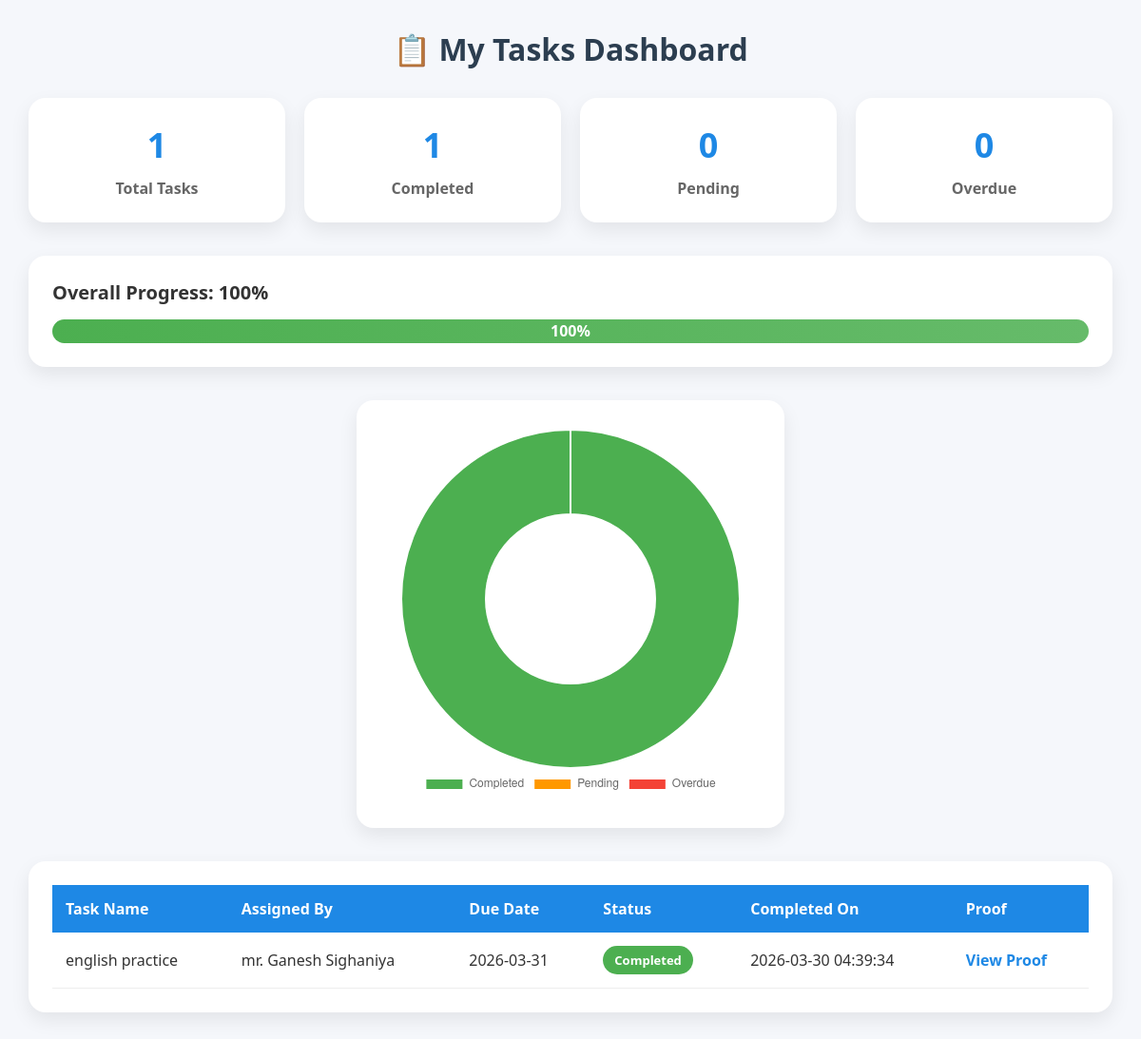
Page /view_tasks (signed in) on the earlier database version.
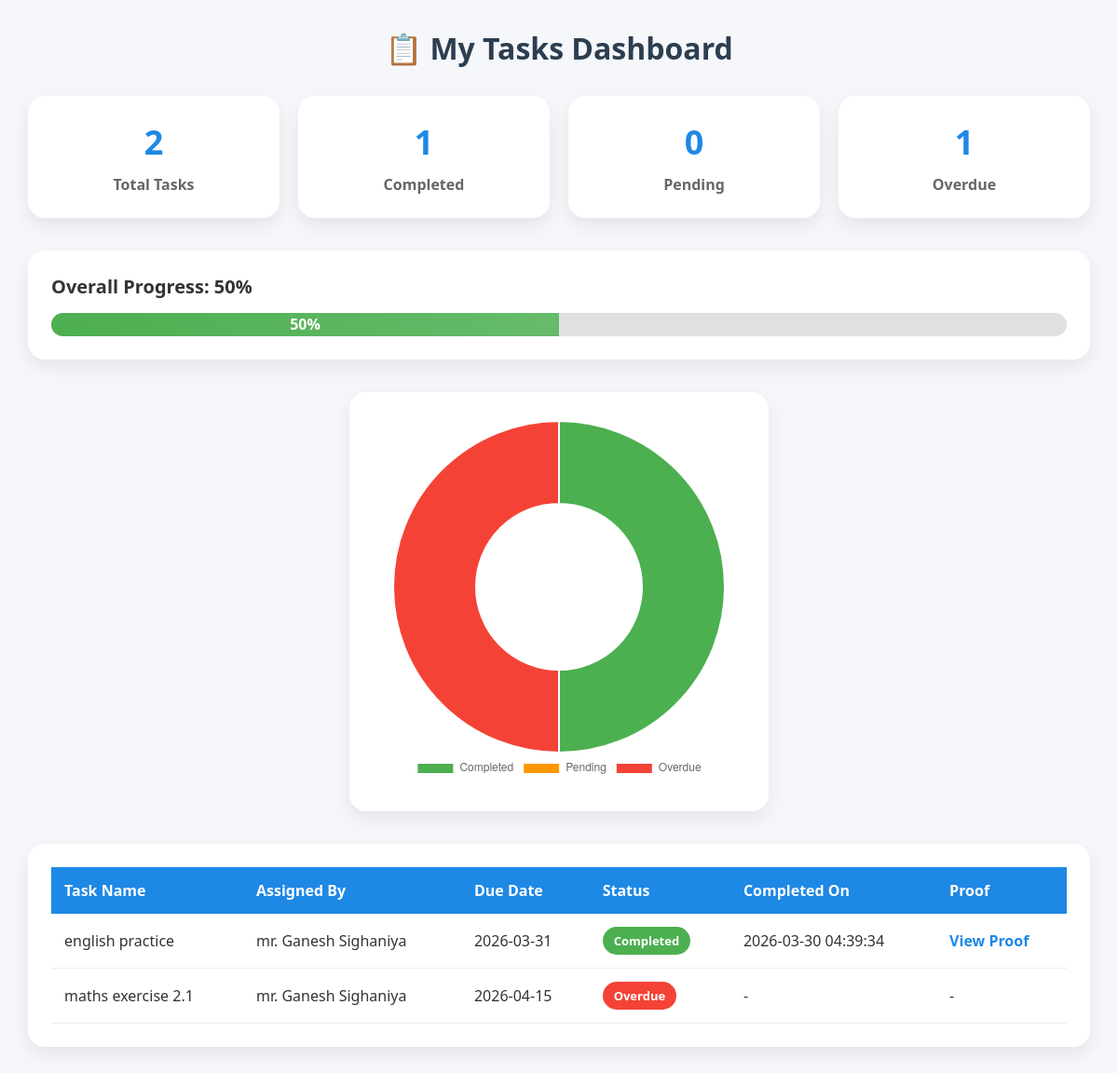
Same page on the later database version.
### tables this page shows
CREATE TABLE child_task_status(
    id INTEGER PRIMARY KEY AUTOINCREMENT,
    task_id INTEGER,
    child_id INTEGER,
    completed INTEGER DEFAULT 0,
    proof_image TEXT,
    completed_time TIMESTAMP DEFAULT CURRENT_TIMESTAMP
);

CREATE TABLE tasks(
    id INTEGER PRIMARY KEY AUTOINCREMENT,
    child_id INTEGER,
    task_name TEXT,
    assigned_by TEXT,
    due_date TEXT
);

### app.py (the view)
@app.route("/view_tasks")
def view_tasks():
    if session.get("role") != "child":
        return redirect("/")
    conn = get_db_connection()
    child = conn.execute(
        "SELECT child_id FROM child WHERE user_id = ?",
        (session["user_id"],)
    ).fetchone()
    if not child:
        conn.close()
        return "Child not found"
    child_id = child["child_id"]
    tasks = conn.execute("""
        SELECT
            t.id,
            t.task_name,
            t.assigned_by,
            t.due_date,
            COALESCE(cts.completed, 0) AS completed,
            cts.proof_image,
            cts.completed_time
        FROM tasks t
        LEFT JOIN child_task_status cts
            ON t.id = cts.task_id
           AND cts.child_id = ?
        WHERE t.child_id = ?
        ORDER BY t.due_date ASC
    """, (child_id, child_id)).fetchall()
    conn.close()
    from datetime import datetime
    today = datetime.now().date()
    current_date = today.strftime("%Y-%m-%d")
    total_tasks = len(tasks)
    completed_tasks = 0
    pending_tasks = 0
    overdue_tasks = 0
    for task in tasks:
        if task["completed"] == 1:
            completed_tasks += 1
        else:
            try:
                due_date = datetime.strptime(
                    task["due_date"], "%Y-%m-%d"
                ).date()
                if due_date < today:
                    overdue_tasks += 1
                else:
                    pending_tasks += 1
            except:
                pending_tasks += 1
    if total_tasks > 0:
        overall_progress = int(
            (completed_tasks / total_tasks) * 100
        )
    else:
        overall_progress = 0
    return render_template(
        "view_task.html",
        tasks=tasks,
        total_tasks=total_tasks,
        completed_tasks=completed_tasks,
        pending_tasks=pending_tasks,
        overdue_tasks=overdue_tasks,
        overall_progress=overall_progress,
        current_date=current_date
    )

### app.py (called while the page is built)
def get_db_connection():
    conn = sqlite3.connect("database.db")
    conn.row_factory = sqlite3.Row
    return conn

### templates/view_task.html (shortened to what this page needs)
<!DOCTYPE html>
<html lang="en">
<head>
</head>
<body>
<div class="container">
    <h1>📋 My Tasks Dashboard</h1>
    <div class="summary">
        <div class="card">
            <h2>{{ total_tasks }}</h2>
            <p>Total Tasks</p>
        </div>
        <div class="card">
            <h2>{{ completed_tasks }}</h2>
            <p>Completed</p>
        </div>
        <div class="card">
            <h2>{{ pending_tasks }}</h2>
            <p>Pending</p>
        </div>
        <div class="card">
            <h2>{{ overdue_tasks }}</h2>
            <p>Overdue</p>
        </div>
    </div>
    <div class="progress-section">
        <div class="progress-title">
            Overall Progress: {{ overall_progress }}%
        </div>
        <div class="progress-bar">
            <div class="progress-fill" style="width: {{ overall_progress }}%;">
                {{ overall_progress }}%
            </div>
        </div>
    </div>
    <div class="chart-container">
        <canvas id="taskChart"></canvas>
    </div>
    <div class="table-container">
        {% if tasks %}
        <table>
            <thead>
                <tr>
                    <th>Task Name</th>
                    <th>Assigned By</th>
                    <th>Due Date</th>
                    <th>Status</th>
                    <th>Completed On</th>
                    <th>Proof</th>
                </tr>
            </thead>
            <tbody>
    {% for task in tasks %}
        {% set status = "Pending" %}
        {% set status_class = "pending" %}
        {% if task['completed'] == 1 %}
            {% set status = "Completed" %}
            {% set status_class = "completed" %}
        {% elif task['due_date'] and task['due_date'] < current_date %}
            {% set status = "Overdue" %}
            {% set status_class = "overdue" %}
        {% endif %}
        <tr>
            <td>{{ task['task_name'] }}</td>
            <td>{{ task['assigned_by'] }}</td>
            <td>{{ task['due_date'] }}</td>
            <td>
                <span class="status {{ status_class }}">
                    {{ status }}
                </span>
            </td>
            <td>
                {% if task['completed_time'] %}
                    {{ task['completed_time'] }}
                {% else %}
                    -
                {% endif %}
            </td>
            <td>
                {% if task['proof_image'] %}
                    <a href="{{ url_for('static',
                        filename='uploads/' + task['proof_image']) }}"
                       target="_blank"
                       class="proof-link">
                        View Proof
                    </a>
                {% else %}
                    -
                {% endif %}
            </td>
        </tr>
    {% endfor %}
</tbody>
        </table>
        {% else %}
            <div class="no-tasks">No tasks assigned yet.</div>
        {% endif %}
    </div>
</div>
<script>
const ctx = document.getElementById('taskChart').getContext('2d');
new Chart(ctx, {
    type: 'doughnut',
    data: {
        labels: ['Completed', 'Pending', 'Overdue'],
        datasets: [{
            data: [
                {{ completed_tasks }},
                {{ pending_tasks }},
                {{ overdue_tasks }}
            ],
            backgroundColor: [
                '#4caf50',
                '#ff9800',
                '#f44336'
            ],
            borderWidth: 2
        }]
    },
    options: {
        responsive: true,
        plugins: {
            legend: {
                position: 'bottom'
            }
        }
    }
});
</script>
</body>
</html>

Differences in the rows shown:
added tasks: task_name "maths exercise 2.1", assigned_by "mr. Ganesh Sighaniya", due_date "2026-04-15", status "Overdue"
Other differences:
{{ total_tasks }}: "1" → "2"
{{ overdue_tasks }}: "0" → "1"
{{ overall_progress }}: "100" → "50"
{{ overall_progress }}: 100 → 50 (drawn)
chart data {{ overdue_tasks }}: 0 → 1
